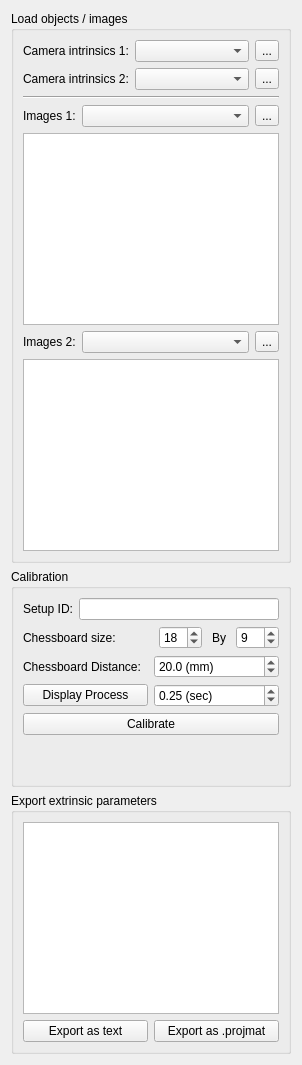
      <widget class="QWidget" name="Multi_tab">
       <attribute name="title">
        <string>Stereo</string>
       </attribute>
       <layout class="QVBoxLayout" name="verticalLayout_16">
        <item>
         <widget class="QGroupBox" name="groupBox_6">
          <property name="title">
           <string>Load objects / images</string>
          </property>
          <layout class="QVBoxLayout" name="verticalLayout_9">
           <item>
            <layout class="QHBoxLayout" name="horizontalLayout_8">
             <item>
              <widget class="QLabel" name="label_2">
               <property name="text">
                <string>Camera intrinsics 1:</string>
               </property>
              </widget>
             </item>
             <item>
              <widget class="QComboBox" name="intrinsic1_comboBox">
               <property name="sizePolicy">
                <sizepolicy hsizetype="Expanding" vsizetype="Fixed">
                 <horstretch>0</horstretch>
                 <verstretch>0</verstretch>
                </sizepolicy>
               </property>
              </widget>
             </item>
             <item>
              <widget class="QToolButton" name="browse_intrinsic1_toolButton">
               <property name="text">
                <string>...</string>
               </property>
              </widget>
             </item>
            </layout>
           </item>
           <item>
            <layout class="QHBoxLayout" name="horizontalLayout_4">
             <item>
              <widget class="QLabel" name="label_8">
               <property name="text">
                <string>Camera intrinsics 2:</string>
               </property>
              </widget>
             </item>
             <item>
              <widget class="QComboBox" name="intrinsic2_comboBox">
               <property name="sizePolicy">
                <sizepolicy hsizetype="Expanding" vsizetype="Fixed">
                 <horstretch>0</horstretch>
                 <verstretch>0</verstretch>
                </sizepolicy>
               </property>
              </widget>
             </item>
             <item>
              <widget class="QToolButton" name="browse_intrinsic2_toolButton">
               <property name="text">
                <string>...</string>
               </property>
              </widget>
             </item>
            </layout>
           </item>
           <item>
            <widget class="Line" name="line_6">
             <property name="orientation">
              <enum>Qt::Horizontal</enum>
             </property>
            </widget>
           </item>
           <item>
            <layout class="QHBoxLayout" name="horizontalLayout_12">
             <item>
              <widget class="QLabel" name="label_27">
               <property name="text">
                <string>Images 1:</string>
               </property>
              </widget>
             </item>
             <item>
              <widget class="QComboBox" name="stereo_img1_comboBox">
               <property name="sizePolicy">
                <sizepolicy hsizetype="Expanding" vsizetype="Fixed">
                 <horstretch>0</horstretch>
                 <verstretch>0</verstretch>
                </sizepolicy>
               </property>
              </widget>
             </item>
             <item>
              <widget class="QToolButton" name="browse_stereo_img1_toolButton">
               <property name="text">
                <string>...</string>
               </property>
              </widget>
             </item>
            </layout>
           </item>
           <item>
            <widget class="QListWidget" name="stereo_img1_list">
             <property name="dragDropMode">
              <enum>QAbstractItemView::DragDrop</enum>
             </property>
             <property name="defaultDropAction">
              <enum>Qt::IgnoreAction</enum>
             </property>
             <property name="iconSize">
              <size>
               <width>60</width>
               <height>60</height>
              </size>
             </property>
             <property name="viewMode">
              <enum>QListView::IconMode</enum>
             </property>
             <property name="uniformItemSizes">
              <bool>true</bool>
             </property>
             <property name="sortingEnabled">
              <bool>true</bool>
             </property>
            </widget>
           </item>
           <item>
            <layout class="QHBoxLayout" name="horizontalLayout_18">
             <item>
              <widget class="QLabel" name="label_28">
               <property name="text">
                <string>Images 2:</string>
               </property>
              </widget>
             </item>
             <item>
              <widget class="QComboBox" name="stereo_img2_comboBox">
               <property name="sizePolicy">
                <sizepolicy hsizetype="Expanding" vsizetype="Fixed">
                 <horstretch>0</horstretch>
                 <verstretch>0</verstretch>
                </sizepolicy>
               </property>
              </widget>
             </item>
             <item>
              <widget class="QToolButton" name="browse_stereo_img2_toolButton">
               <property name="text">
                <string>...</string>
               </property>
              </widget>
             </item>
            </layout>
           </item>
           <item>
            <widget class="QListWidget" name="stereo_img2_list">
             <property name="defaultDropAction">
              <enum>Qt::IgnoreAction</enum>
             </property>
             <property name="iconSize">
              <size>
               <width>60</width>
               <height>60</height>
              </size>
             </property>
             <property name="viewMode">
              <enum>QListView::IconMode</enum>
             </property>
             <property name="uniformItemSizes">
              <bool>true</bool>
             </property>
             <property name="sortingEnabled">
              <bool>true</bool>
             </property>
            </widget>
           </item>
          </layout>
         </widget>
        </item>
        <item>
         <widget class="QGroupBox" name="groupBox_7">
          <property name="title">
           <string>Calibration</string>
          </property>
          <layout class="QVBoxLayout" name="verticalLayout_10">
           <item>
            <layout class="QHBoxLayout" name="horizontalLayout_25">
             <item>
              <widget class="QLabel" name="label_29">
               <property name="text">
                <string>Setup ID:</string>
               </property>
              </widget>
             </item>
             <item>
              <widget class="QLineEdit" name="stereo_setup_ID_lineEdit"/>
             </item>
            </layout>
           </item>
           <item>
            <layout class="QHBoxLayout" name="horizontalLayout_6" stretch="6,2,1,2">
             <item>
              <widget class="QLabel" name="label_9">
               <property name="text">
                <string>Chessboard size:</string>
               </property>
              </widget>
             </item>
             <item>
              <widget class="QSpinBox" name="stereo_chess_x_spinBox">
               <property name="minimum">
                <number>2</number>
               </property>
               <property name="value">
                <number>18</number>
               </property>
              </widget>
             </item>
             <item alignment="Qt::AlignHCenter">
              <widget class="QLabel" name="label_10">
               <property name="text">
                <string>By</string>
               </property>
              </widget>
             </item>
             <item>
              <widget class="QSpinBox" name="stereo_chess_y_spinBox">
               <property name="minimum">
                <number>2</number>
               </property>
               <property name="value">
                <number>9</number>
               </property>
              </widget>
             </item>
            </layout>
           </item>
           <item>
            <layout class="QHBoxLayout" name="horizontalLayout_11">
             <item>
              <widget class="QLabel" name="label_11">
               <property name="text">
                <string>Chessboard Distance:</string>
               </property>
              </widget>
             </item>
             <item>
              <widget class="QDoubleSpinBox" name="stereo_chess_length_doubleSpinBox">
               <property name="suffix">
                <string> (mm)</string>
               </property>
               <property name="decimals">
                <number>1</number>
               </property>
               <property name="value">
                <double>20.000000000000000</double>
               </property>
              </widget>
             </item>
            </layout>
           </item>
           <item>
            <layout class="QHBoxLayout" name="horizontalLayout_26">
             <item>
              <widget class="QPushButton" name="stereo_disp_time_pushButton">
               <property name="text">
                <string>Display Process</string>
               </property>
               <property name="checkable">
                <bool>true</bool>
               </property>
              </widget>
             </item>
             <item>
              <widget class="QDoubleSpinBox" name="stereo_disp_time_doubleSpinBox">
               <property name="suffix">
                <string> (sec)</string>
               </property>
               <property name="value">
                <double>0.250000000000000</double>
               </property>
              </widget>
             </item>
            </layout>
           </item>
           <item>
            <widget class="QPushButton" name="stereo_calibrate_pushButton">
             <property name="text">
              <string>Calibrate</string>
             </property>
            </widget>
           </item>
           <item>
            <spacer name="verticalSpacer_2">
             <property name="orientation">
              <enum>Qt::Vertical</enum>
             </property>
             <property name="sizeHint" stdset="0">
              <size>
               <width>20</width>
               <height>40</height>
              </size>
             </property>
            </spacer>
           </item>
          </layout>
         </widget>
        </item>
        <item>
         <widget class="QGroupBox" name="groupBox_2">
          <property name="title">
           <string>Export extrinsic parameters</string>
          </property>
          <layout class="QVBoxLayout" name="verticalLayout_7">
           <item>
            <widget class="QListWidget" name="stereo_calibrated_setups_list"/>
           </item>
           <item>
            <layout class="QHBoxLayout" name="horizontalLayout_23">
             <item>
              <widget class="QPushButton" name="stereo_export_txt_pushButton">
               <property name="text">
                <string>Export as text</string>
               </property>
              </widget>
             </item>
             <item>
              <widget class="QPushButton" name="stereo_export_projmat_pushButton">
               <property name="text">
                <string>Export as .projmat</string>
               </property>
              </widget>
             </item>
            </layout>
           </item>
          </layout>
         </widget>
        </item>
       </layout>
      </widget>
